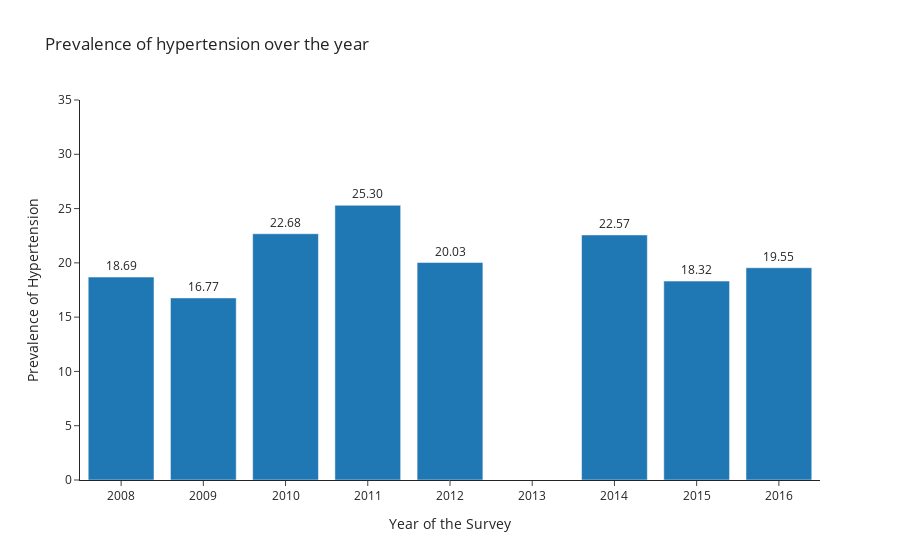

Here is the notebook cell this chart was saved with:
### Code cell
## Let's see the prevalence of hypertension over the year
fig_prev = px.bar(prev_year_bp,
                        x = "year",
                        y = "Prevalence of Hypertension", 
                  #color = "year",
            barmode = "group",
           # facet_col = "year",
            template="simple_white",
            title = "Prevalence of hypertension over the year",
                   text_auto='.4s'
                       )
fig_prev.update_yaxes(title_text = "Prevalence of Hypertension")
fig_prev.update_xaxes(title_text = "Year of the Survey")
fig_prev.update_xaxes(categoryorder = 'array', categoryarray= ['2013','2009','2015','2008','2016', '2012', '2014', '2010', '2011'])
fig_prev.update_traces(textfont_size = 12, textangle = 0, textposition = "outside", cliponaxis = False)
fig_prev.update_yaxes(range= [0, 35])
fig_prev.show()

### Figure 1 — Plotly figure (JSON) as saved in the notebook; plotly's stock layout.template omitted (floating-point values rounded to 4 significant figures)
{"data": [{"alignmentgroup": "True", "cliponaxis": false, "hovertemplate": "year=%{x}<br>Prevalence of Hypertension=%{y}<extra></extra>", "legendgroup": "", "marker": {"color": "#1F77B4", "pattern": {"shape": ""}}, "name": "", "offsetgroup": "", "orientation": "v", "showlegend": false, "textangle": 0, "textfont": {"size": 12}, "textposition": "outside", "texttemplate": "%{y:.4s}", "type": "bar", "x": [2008, 2009, 2010, 2011, 2012, 2014, 2015, 2016], "xaxis": "x", "y": [18.69, 16.77, 22.68, 25.3, 20.03, 22.57, 18.32, 19.55], "yaxis": "y"}], "layout": {"barmode": "group", "legend": {"tracegroupgap": 0}, "title": {"text": "Prevalence of hypertension over the year"}, "xaxis": {"anchor": "y", "categoryarray": ["2013", "2009", "2015", "2008", "2016", "2012", "2014", "2010", "2011"], "categoryorder": "array", "domain": [0, 1], "title": {"text": "Year of the Survey"}}, "yaxis": {"anchor": "x", "domain": [0, 1], "range": [0, 35], "title": {"text": "Prevalence of Hypertension"}}}}
